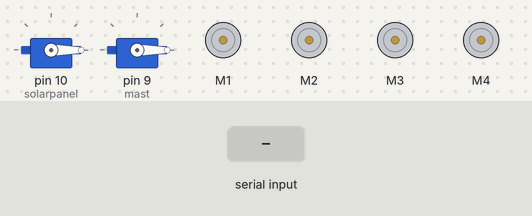
Bench run of a sketch on a simulated Arduino Uno, built with avr-gcc and run on an emulated ATmega328P. Shown: 2 × servo, 4 × DC motor (green arrow = forward, orange = backward, longer = faster). The test bench sets the inputs (shaded band).

Above: at 1.2 s.
1.3 s: "X" received over Serial
At 4.0 s:
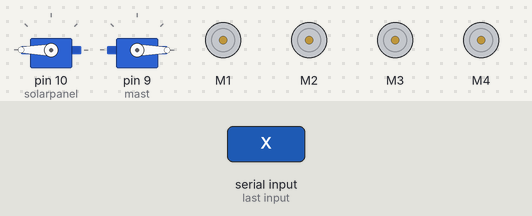
4.3 s: byte 87 ('W') received over Serial
At 5.5 s:
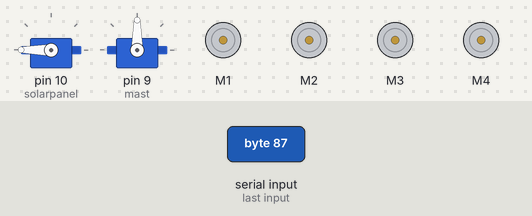
6.7 s: byte 86 ('V') received over Serial
At 9.4 s:
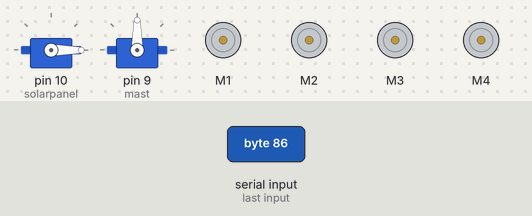
9.7 s: byte 118 ('v') received over Serial
12.7 s: byte 119 ('w') received over Serial
15.1 s: byte 85 ('U') received over Serial
At 15.56 s:
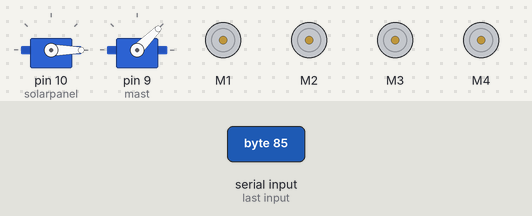
Timing chart, 0 to 18.1 s (numbered marks = the images above; inputs shaded):
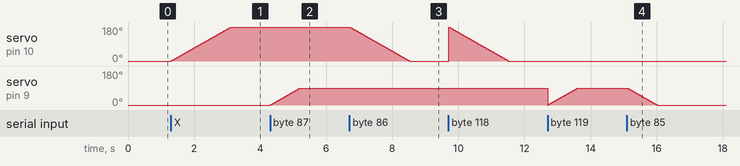

The sketch:

Rover.ino
```cpp
#include <AFMotor.h>
#include <Servo.h>              // Add library
Servo solarpanel;
Servo mast;
int servo_position = 0 ;
int mast_pos = 0 ;
AF_DCMotor motor1(1);
AF_DCMotor motor2(2);
AF_DCMotor motor3(3);
AF_DCMotor motor4(4);
char bt='S';
void setup()
{
  Serial.begin(9600);
  solarpanel.attach (10);
  mast.attach (9);
  motor1.setSpeed(255);
  motor2.setSpeed(255);
  motor3.setSpeed(255);
  motor4.setSpeed(255);
  solarpanel.write(0);
  mast.write(0);
  Stop();
}

void loop() {

bt=Serial.read();

if(bt=='f'|| bt=='F')
{
 forward();
}
if(bt=='b'|| bt=='B')
{
 backward();
}
if(bt=='L'|| bt=='l')
{
 left();
}
if(bt=='R'|| bt=='r')
{
 right();
}
if(bt=='X'||bt=='x')
{
 solarpanelON();
}
if(bt=='V'||bt=='v')
{
 solarpanelOFF();
}
if(bt=='W'||bt=='w')
{
 mastON();
}
if(bt=='U'||bt=='u')
{
 mastOFF();
}
if(bt=='S')
{
 Stop();
}
if(bt=='j'||bt=='J')
{
 Stop();
}

}
void forward()
{
     motor1.run(FORWARD);
  motor2.run(FORWARD);
  motor3.run(FORWARD);
  motor4.run(FORWARD);
}

void backward()
{
     motor1.run(BACKWARD);
  motor2.run(BACKWARD);
  motor3.run(BACKWARD);
  motor4.run(BACKWARD);
}
void left()
{
  motor1.run(FORWARD);
  motor2.run(BACKWARD);
  motor3.run(BACKWARD);
  motor4.run(FORWARD);
}
void right()
{
  motor1.run(BACKWARD);
  motor2.run(FORWARD);
  motor3.run(FORWARD);
  motor4.run(BACKWARD);
}
void Stop()
{
  motor1.run(RELEASE);
  motor2.run(RELEASE);
  motor3.run(RELEASE);
  motor4.run(RELEASE);
}
void solarpanelON()
{
  for (servo_position = 0; servo_position <=180; servo_position +=1){

    solarpanel.write(servo_position);
    delay(10);
  }
}

void solarpanelOFF()
{
    for (servo_position=180; servo_position >= 0; servo_position -=1){

    solarpanel.write(servo_position);
    delay(10);
  }
}
void mastON()
{
  for (mast_pos = 0; mast_pos <=90; mast_pos +=1){

    mast.write(mast_pos);
    delay(10);
  }
}
void mastOFF()
{
for (mast_pos=90; mast_pos >= 0; mast_pos -=1){

    mast.write(mast_pos);
    delay(10);
}


}
```

Measured:
- after the input at 1.3 s, servo on pin 10 (solarpanel): moves from 0° to 180° over 1.8 s, starting at once
- after the input at 4.3 s, servo on pin 9 (mast): moves from 0° to 90° over 0.91 s, starting at once
- after the input at 6.7 s, servo on pin 10 (solarpanel): moves from 180° to 0° over 1.8 s, starting at once
- after the input at 15.1 s, servo on pin 9 (mast): moves from 90° to 0° over 0.91 s, starting at once
